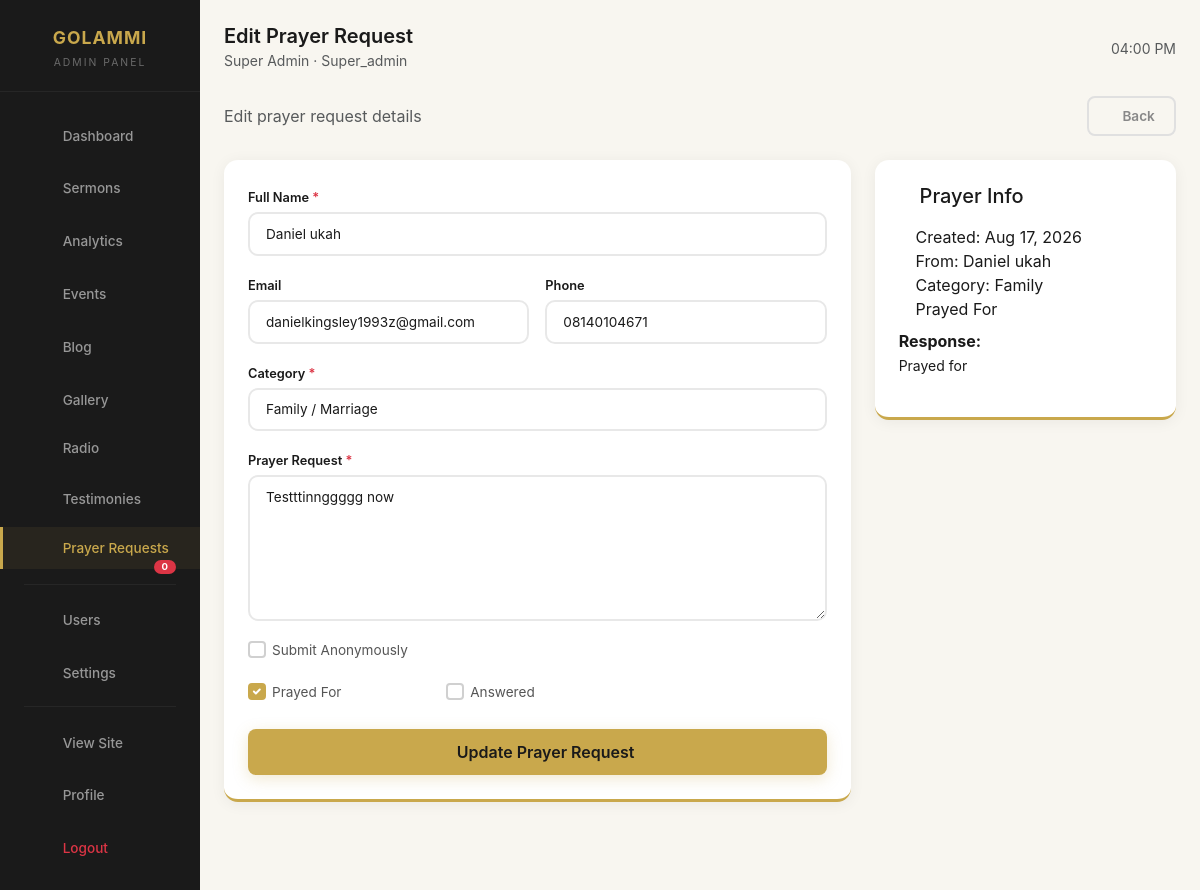
The app's page /admin/prayer-requests/edit/1 (signed in) with its own data.
### models/user.py (models this page shows, shortened)
class User(UserMixin, db.Model):
    __tablename__ = "users"
    id = db.Column(db.Integer, primary_key=True)
    username = db.Column(db.String(80), unique=True, nullable=False)
    email = db.Column(db.String(120), unique=True, nullable=False)
    password_hash = db.Column(db.String(255), nullable=False)
    full_name = db.Column(db.String(120), nullable=False)
    role = db.Column(
        db.String(50), nullable=False, default="admin"
    )  # super_admin, admin, moderator, editor
    is_active = db.Column(db.Boolean, default=True)
    created_at = db.Column(db.DateTime, default=datetime.utcnow)
    updated_at = db.Column(
        db.DateTime, default=datetime.utcnow, onupdate=datetime.utcnow
    )
    last_login = db.Column(db.DateTime)
    created_sermons = db.relationship(
        "Sermon", backref="creator", lazy=True, foreign_keys="Sermon.created_by"
    )
    updated_sermons = db.relationship(
        "Sermon", backref="updater", lazy=True, foreign_keys="Sermon.updated_by"
    )
    created_events = db.relationship(
        "Event", backref="creator", lazy=True, foreign_keys="Event.created_by"
    )
    updated_events = db.relationship(
        "Event", backref="updater", lazy=True, foreign_keys="Event.updated_by"
    )
    created_blog_posts = db.relationship(
        "BlogPost", backref="creator", lazy=True, foreign_keys="BlogPost.created_by"
    )
    updated_blog_posts = db.relationship(
        "BlogPost", backref="updater", lazy=True, foreign_keys="BlogPost.updated_by"
    )
    def is_admin(self):
        return self.role in ["super_admin", "admin"]

### models/prayer.py (models this page shows, shortened)
class PrayerRequest(db.Model):
    __tablename__ = 'prayer_requests'
    id = db.Column(db.Integer, primary_key=True)
    full_name = db.Column(db.String(100), nullable=False)
    email = db.Column(db.String(120))
    phone = db.Column(db.String(20))
    category = db.Column(db.String(50), nullable=False)
    request = db.Column(db.Text, nullable=False)
    is_anonymous = db.Column(db.Boolean, default=False)
    is_prayed_for = db.Column(db.Boolean, default=False)
    is_answered = db.Column(db.Boolean, default=False)
    response = db.Column(db.Text)
    responded_by = db.Column(db.Integer, db.ForeignKey('users.id'))
    responded_at = db.Column(db.DateTime)
    created_at = db.Column(db.DateTime, default=datetime.utcnow)
    updated_at = db.Column(db.DateTime, default=datetime.utcnow, onupdate=datetime.utcnow)
    responder = db.relationship('User', foreign_keys=[responded_by])

### routes/admin.py (the view, shortened to what this page needs)
@admin_bp.route('/prayer-requests/edit/<int:request_id>', methods=['GET', 'POST'])
@login_required
@admin_required
def edit_prayer_request(request_id):
    prayer = PrayerRequest.query.get_or_404(request_id)
    class EditPrayerForm(FlaskForm):
        full_name = StringField('Full Name', validators=[DataRequired(), Length(max=100)])
        email = EmailField('Email', validators=[Optional(), Email()])
        phone = StringField('Phone', validators=[Optional(), Length(max=20)])
        category = SelectField('Category', choices=[
            ('healing', 'Healing / Health'),
            ('deliverance', 'Deliverance'),
            ('financial', 'Financial Breakthrough'),
            ('family', 'Family / Marriage'),
            ('career', 'Career / Business'),
            ('salvation', 'Salvation / Soul Winning'),
            ('general', 'General Request')
        ], validators=[DataRequired()])
        request = TextAreaField('Prayer Request', validators=[DataRequired()])
        is_anonymous = BooleanField('Submit Anonymously')
        is_prayed_for = BooleanField('Prayed For')
        is_answered = BooleanField('Answered')
    form = EditPrayerForm(obj=prayer)
    return render_template('admin/edit_prayer_request.html', form=form, prayer=prayer, title='Edit Prayer Request')

### templates/admin/edit_prayer_request.html (shortened to what this page needs)
{% extends "admin/base.html" %}
{% block page_title %}{{ title }}{% endblock %}
{% block content %}
<div class="d-flex justify-content-between align-items-center mb-4">
    <div>
        <p class="text-muted mb-0">Edit prayer request details</p>
    </div>
    <div>
        <a href="{{ url_for('admin.prayer_requests') }}" class="btn btn-outline-secondary">
            <i class="bi bi-arrow-left"></i> Back
        </a>
    </div>
</div>
<div class="row">
    <div class="col-lg-8">
        <div class="admin-card">
            <form method="POST">
                <div class="row g-3">
                    <div class="col-12">
                        <div class="form-group">
                            <label class="form-label">Full Name <span class="text-danger">*</span></label>
                            {{ form.full_name(class="form-control", placeholder="Enter full name") }}
                        </div>
                    </div>
                    <div class="col-md-6">
                        <div class="form-group">
                            <label class="form-label">Email</label>
                            {{ form.email(class="form-control", placeholder="Email address") }}
                        </div>
                    </div>
                    <div class="col-md-6">
                        <div class="form-group">
                            <label class="form-label">Phone</label>
                            {{ form.phone(class="form-control", placeholder="Phone number") }}
                        </div>
                    </div>
                    <div class="col-12">
                        <div class="form-group">
                            <label class="form-label">Category <span class="text-danger">*</span></label>
                            {{ form.category(class="form-control") }}
                        </div>
                    </div>
                    <div class="col-12">
                        <div class="form-group">
                            <label class="form-label">Prayer Request <span class="text-danger">*</span></label>
                            {{ form.request(class="form-control", rows="6", placeholder="Share the prayer request in detail...") }}
                        </div>
                    </div>
                    <div class="col-12">
                        <div class="form-check">
                            {{ form.is_anonymous(class="form-check-input") }}
                            <label class="form-check-label">Submit Anonymously</label>
                        </div>
                    </div>
                    <div class="col-md-4">
                        <div class="form-check">
                            {{ form.is_prayed_for(class="form-check-input") }}
                            <label class="form-check-label">Prayed For</label>
                        </div>
                    </div>
                    <div class="col-md-4">
                        <div class="form-check">
                            {{ form.is_answered(class="form-check-input") }}
                            <label class="form-check-label">Answered</label>
                        </div>
                    </div>
                    <div class="col-12 mt-4">
                        <button type="submit" class="btn btn-gold btn-lg w-100">
                            <i class="bi bi-save"></i> Update Prayer Request
                        </button>
                    </div>
                </div>
            </form>
        </div>
    </div>
    <div class="col-lg-4">
        <div class="admin-card">
            <h5 class="mb-3"><i class="bi bi-info-circle" style="color: var(--gold);"></i> Prayer Info</h5>
            <ul class="list-unstyled">
                <li><i class="bi bi-calendar"></i> Created: {{ prayer.created_at.strftime('%b %d, %Y') }}</li>
                <li><i class="bi bi-person"></i> From: {{ prayer.full_name }}</li>
                <li><i class="bi bi-tag"></i> Category: {{ prayer.category|title }}</li>
                {% if prayer.is_prayed_for %}
                <li><i class="bi bi-check-circle text-success"></i> Prayed For</li>
                {% else %}
                <li><i class="bi bi-clock text-warning"></i> Pending</li>
                {% endif %}
                {% if prayer.response %}
                <li class="mt-2"><strong>Response:</strong></li>
                <li><small>{{ prayer.response|truncate(100) }}</small></li>
                {% endif %}
            </ul>
        </div>
    </div>
</div>
{% endblock %}

### templates/admin/base.html (shortened to what this page needs)
<!DOCTYPE html>
<html lang="en">
<head>
    <link href="{{ url_for('static', filename='assets/vendor/bootstrap/css/bootstrap.min.css') }}" rel="stylesheet">
    <link href="{{ url_for('static', filename='assets/vendor/bootstrap-icons/bootstrap-icons.css') }}" rel="stylesheet">
</head>
<body>
    <div class="container-fluid">
        <div class="row">
            <nav class="col-md-3 col-lg-2 d-md-block sidebar">
                <div class="brand">
                    <h4>GOLAMMI</h4>
                    <small>Admin Panel</small>
                </div>
                <ul class="nav flex-column">
                    <li class="nav-item">
                        <a class="nav-link {% if request.endpoint == 'admin.dashboard' %}active{% endif %}" href="{{ url_for('admin.dashboard') }}">
                            <i class="bi bi-grid"></i> Dashboard
                        </a>
                    </li>
                    <li class="nav-item">
                        <a class="nav-link {% if request.endpoint in ['admin.sermons', 'admin.add_sermon', 'admin.edit_sermon'] %}active{% endif %}" href="{{ url_for('admin.sermons') }}">
                            <i class="bi bi-mic"></i> Sermons
                        </a>
                    </li>
                    <li class="nav-item">
                        <a class="nav-link {% if request.endpoint == 'admin.analytics' %}active{% endif %}" href="{{ url_for('admin.analytics', _external=False) }}">
                            <i class="bi bi-graph-up-arrow"></i> Analytics
                        </a>
                    </li>
                    <li class="nav-item">
                        <a class="nav-link {% if request.endpoint in ['admin.events', 'admin.add_event', 'admin.edit_event'] %}active{% endif %}" href="{{ url_for('admin.events') }}">
                            <i class="bi bi-calendar-event"></i> Events
                        </a>
                    </li>
                    <li class="nav-item">
                        <a class="nav-link {% if request.endpoint in ['admin.blog', 'admin.add_blog', 'admin.edit_blog'] %}active{% endif %}" href="{{ url_for('admin.blog') }}">
                            <i class="bi bi-newspaper"></i> Blog
                        </a>
                    </li>
                    <li class="nav-item">
                        <a class="nav-link {% if request.endpoint in ['admin.gallery', 'admin.add_gallery'] %}active{% endif %}" href="{{ url_for('admin.gallery') }}">
                            <i class="bi bi-images"></i> Gallery
                        </a>
                    </li>
                    <li class="nav-item">
                        <a class="nav-link {% if request.endpoint in ['admin.radio', 'admin.add_radio', 'admin.edit_radio'] %}active{% endif %}" href="{{ url_for('admin.radio') }}">
                             Radio
                        </a>
                    </li>
                    <li class="nav-item">
                        <a class="nav-link {% if request.endpoint in ['admin.testimonies', 'admin.add_testimony', 'admin.edit_testimony'] %}active{% endif %}" href="{{ url_for('admin.testimonies') }}">
                            <i class="bi bi-chat-quote"></i> Testimonies
                        </a>
                    </li>
                    <li class="nav-item">
                        <a class="nav-link {% if request.endpoint in ['admin.prayer_requests', 'admin.add_prayer_request', 'admin.edit_prayer_request'] %}active{% endif %}" href="{{ url_for('admin.prayer_requests') }}">
                             Prayer Requests
                            <span class="badge bg-danger">{{ prayer_pending_count or 0 }}</span>
                        </a>
                    </li>
                    <li class="nav-divider"></li>
                    <li class="nav-item">
                        <a class="nav-link {% if request.endpoint == 'admin.users' %}active{% endif %}" href="{{ url_for('admin.users') }}">
                            <i class="bi bi-people"></i> Users
                        </a>
                    </li>
                    <li class="nav-item">
                        <a class="nav-link {% if request.endpoint == 'admin.settings' %}active{% endif %}" href="{{ url_for('admin.settings') }}">
                            <i class="bi bi-gear"></i> Settings
                        </a>
                    </li>
                    <li class="nav-divider"></li>
                    <li class="nav-item">
                        <a class="nav-link" href="{{ url_for('frontend.index') }}" target="_blank">
                            <i class="bi bi-globe"></i> View Site
                        </a>
                    </li>
                    <li class="nav-item">
                        <a class="nav-link" href="{{ url_for('auth.profile') }}">
                            <i class="bi bi-person-circle"></i> Profile
                        </a>
                    </li>
                    <li class="nav-item">
                        <a class="nav-link text-danger" href="{{ url_for('auth.logout') }}">
                            <i class="bi bi-box-arrow-right"></i> Logout
                        </a>
                    </li>
                </ul>
            </nav>
            <main class="col-md-9 ms-sm-auto col-lg-10 px-md-4 main-content">
                <div class="d-flex justify-content-between align-items-center mb-4">
                    <div>
                        <h5 class="mb-0" style="font-weight: 600; color: var(--black);">
                            {% block page_title %}Welcome{% endblock %}
                        </h5>
                        <small class="text-muted">{{ current_user.full_name }} · {{ current_user.role|title }}</small>
                    </div>
                    <div class="d-flex align-items-center gap-2">
                        <span class="text-muted small"><i class="bi bi-clock"></i> <span id="currentTime"></span></span>
                    </div>
                </div>
                {% block content %}{% endblock %}
            </main>
        </div>
    </div>
</body>
</html>

### records on screen
User: full_name "Super Admin", role "Super_admin"
PrayerRequest: full_name "Daniel ukah", email "danielkingsley1993z@gmail.com", phone "08140104671", category "Family / Marriage", request "Testttinnggggg now", is_prayed_for "☑", created_at "Aug 17, 2026", category "Family", response "Prayed for"

### other values on screen
{{ prayer_pending_count or 0 }} "0"
{{ title }} "Edit Prayer Request"
